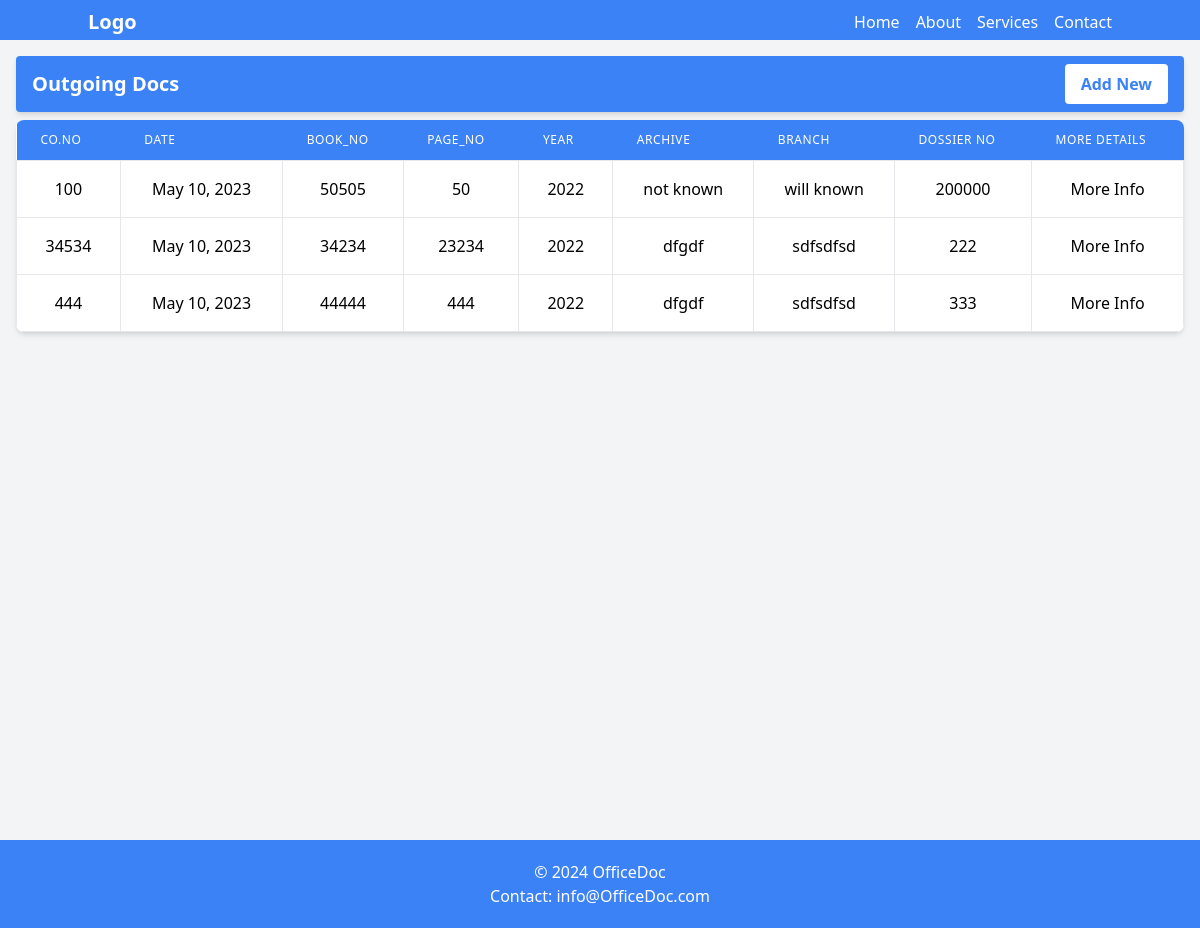
The app's page /records/outgoingDoc/, older data.
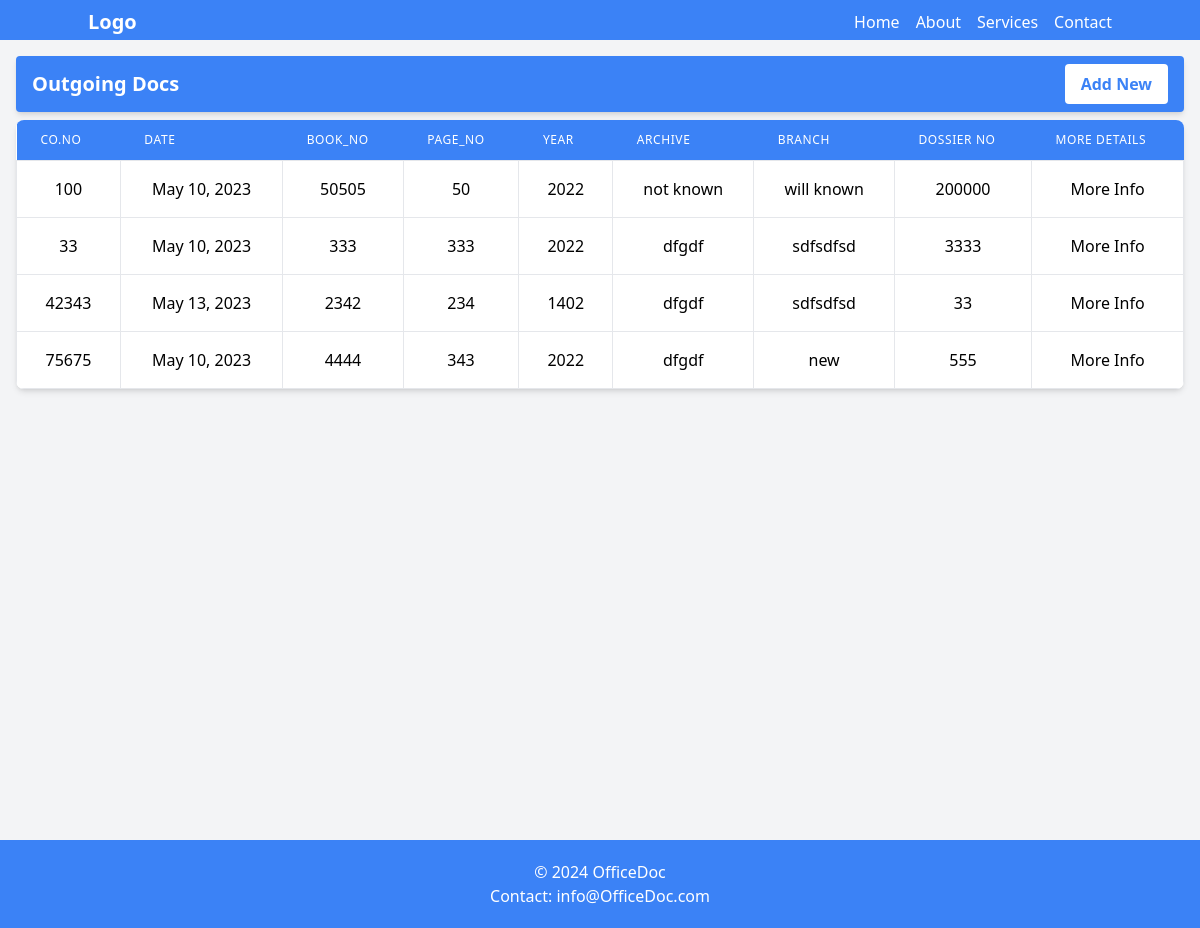
The same page, newer data.
### records/models.py (models this page shows, shortened)
class OutgoingDoc(models.Model):
    continuos_number = models.IntegerField(unique=True)
    date = models.DateField(null=True, blank=True)
    book_no = models.IntegerField()
    page_no = models.IntegerField()
    year    = models.CharField(max_length=20, null=True, blank=True)
    archive = models.CharField(max_length=200, null=True, blank=True)
    branch  = models.CharField(max_length=200, null=True, blank=True)
    short_explain = models.TextField()
    dossier_no = models.IntegerField()
    image = models.ImageField(upload_to="records/outgoingdocs/images", null=True, blank=True)

### records/views.py (the view)
# urls.py: path('outgoingDoc/', views.outgoingDoc, name='outgoingDoc'),
def outgoingDoc(request):
    outgoingDocs = OutgoingDoc.objects.all()
    return render (request, 'records/outgoingDocs.html', {
        'outgoingDocs': outgoingDocs,
        })

### records/templates/records/outgoingDocs.html (shortened to what this page needs)
{% extends 'base.html' %}
{% load static %}
{% block content %}
    <div class=" bg-gray-100 flex flex-col h-screen items-start  py-2 px-4">
        <div class="p-4 py-2  my-2 rounded text-white bg-blue-500 flex justify-between items-center shadow-md overflow-hidden w-full">
            <h4 class="text-xl font-bold">Outgoing Docs</h4>
            <a href="{% url 'records:addOutgoingDoc' %}">
                <button class="bg-white text-blue-500 hover:text-white hover:bg-blue-700 font-bold px-4 py-2 rounded">Add New</button>
            </a>
        </div>
        <div class="bg-white shadow-md rounded-lg overflow-hidden w-full">
            <table class="min-w-full">
                <thead>
                    <tr>
                        <th class="px-6 py-3 bg-blue-500 text-left text-xs leading-4 font-medium text-white uppercase tracking-wider">Co.No</th>
                        <th class="px-6 py-3 bg-blue-500 text-left text-xs leading-4 font-medium text-white uppercase tracking-wider">Date</th>
                        <th class="px-6 py-3 bg-blue-500 text-left text-xs leading-4 font-medium text-white uppercase tracking-wider">Book_no</th>
                        <th class="px-6 py-3 bg-blue-500 text-left text-xs leading-4 font-medium text-white uppercase tracking-wider">Page_no</th>
                        <th class="px-6 py-3 bg-blue-500 text-left text-xs leading-4 font-medium text-white uppercase tracking-wider">Year</th>
                        <th class="px-6 py-3 bg-blue-500 text-left text-xs leading-4 font-medium text-white uppercase tracking-wider">Archive</th>
                        <th class="px-6 py-3 bg-blue-500 text-left text-xs leading-4 font-medium text-white uppercase tracking-wider">Branch</th>
                        <th class="px-6 py-3 bg-blue-500 text-left text-xs leading-4 font-medium text-white uppercase tracking-wider">Dossier No</th>
                        <th class="px-6 py-3 bg-blue-500 text-left text-xs leading-4 font-medium text-white uppercase tracking-wider">More Details</th>
                    </tr>
                </thead>
                <tbody class="bg-white divide-y divide-gray-200 r">
                    {% for outgoingDoc in outgoingDocs %}
                        <tr class="hover:bg-blue-50">
                            <td class="px-6 py-4 whitespace-no-wrap border text-center">{{outgoingDoc.continuos_number}}</td>
                            <td class="px-6 py-4 whitespace-no-wrap border text-center">{{outgoingDoc.date}}</td>
                            <td class="px-6 py-4 whitespace-no-wrap border text-center">{{outgoingDoc.book_no}}</td>
                            <td class="px-6 py-4 whitespace-no-wrap border text-center">{{outgoingDoc.page_no}}</td>
                            <td class="px-6 py-4 whitespace-no-wrap border text-center">{{outgoingDoc.year}}</td>
                            <td class="px-6 py-4 whitespace-no-wrap border text-center">{{outgoingDoc.archive}}</td>
                            <td class="px-6 py-4 whitespace-no-wrap border text-center">{{outgoingDoc.branch}}</td>
                            <td class="px-6 py-4 whitespace-no-wrap border text-center">{{outgoingDoc.dossier_no}}</td>
                            <td class="px-6 py-4 whitespace-no-wrap border text-center">
                                <a href="{% url 'records:OutgoingDocDetails' outgoingDoc.id %}" class="">
                                    More Info
                                </a>
                            </td>
                        </tr>
                    {% endfor %}
                </tbody>
            </table>
        </div>
    </div>
{% endblock %}

### templates/base.html (shortened to what this page needs)
{% load static %}
<!DOCTYPE html>
<html lang="en">
<head>
    <link rel="stylesheet" href="{% static 'css_out/out.css' %}">
</head>
<body class=""">
    <div class="h-10">
        {% include 'include/navbar.html' %}
    </div>
    <main>
        {% block content %}
        {% endblock %}
    </main>
    <div class="sticky bottom-0">
        {% include 'include/footer.html' %}
    </div>
</body>
</html>

### templates/include/navbar.html
{% load static %}
<nav class="bg-blue-500 mx-auto flex justify-center items-center p-2">
    <div class="container mx-auto flex justify-between items-center ">
        <div>
            <a href="#" class="text-white text-xl font-bold">Logo</a>
        </div>
    <div>
        <ul class="flex space-x-4">
            <li><a href="#" class="text-white">Home</a></li>
            <li><a href="#" class="text-white">About</a></li>
            <li><a href="#" class="text-white">Services</a></li>
            <li><a href="#" class="text-white">Contact</a></li>
        </ul>
    </div>
    </div>
</nav>

### templates/include/footer.html
<footer class=" bg-blue-500 p-5 ">
    <div class="container mx-auto text-center text-white">
        <p>&copy; 2024 OfficeDoc</p>
        <p>Contact: info@OfficeDoc.com</p>
    </div>
</footer>

### static/css_out/out.css (style rules this page uses)
html, :host { line-height: 1.5; -webkit-text-size-adjust: 100%; -moz-tab-size: 4; -o-tab-size: 4; tab-size: 4; font-family: ui-sans-serif, system-ui, sans-serif, "Apple Color Emoji", "Segoe UI Emoji", "Segoe UI Symbol", "Noto Color Emoji"; font-feature-settings: normal; font-variation-settings: normal; -webkit-tap-highlight-color: transparent; }
body { margin: 0; line-height: inherit; }
h1, h2, h3, h4, h5, h6 { font-size: inherit; font-weight: inherit; }
a { color: inherit; text-decoration: inherit; }
table { text-indent: 0; border-color: inherit; border-collapse: collapse; }
button, input, optgroup, select, textarea { font-family: inherit; font-feature-settings: inherit; font-variation-settings: inherit; font-size: 100%; font-weight: inherit; line-height: inherit; color: inherit; margin: 0; padding: 0; }
button, select { text-transform: none; }
button, [type='button'], [type='reset'], [type='submit'] { -webkit-appearance: button; background-color: transparent; background-image: none; }
blockquote, dl, dd, h1, h2, h3, h4, h5, h6, hr, figure, p, pre { margin: 0; }
ol, ul, menu { list-style: none; margin: 0; padding: 0; }
button, [role="button"] { cursor: pointer; }
.container { width: 100%; }
@media (min-width: 640px) { .container { max-width: 640px; } }
@media (min-width: 768px) { .container { max-width: 768px; } }
@media (min-width: 1024px) { .container { max-width: 1024px; } }
.sticky { position: sticky; }
.bottom-0 { bottom: 0px; }
.mx-auto { margin-left: auto; margin-right: auto; }
.my-2 { margin-top: 0.5rem; margin-bottom: 0.5rem; }
.flex { display: flex; }
.h-10 { height: 2.5rem; }
.h-screen { height: 100vh; }
.w-full { width: 100%; }
.min-w-full { min-width: 100%; }
.flex-col { flex-direction: column; }
.items-start { align-items: flex-start; }
.items-center { align-items: center; }
.justify-center { justify-content: center; }
.justify-between { justify-content: space-between; }
.space-x-4 > :not([hidden]) ~ :not([hidden]) { --tw-space-x-reverse: 0; margin-right: calc(1rem * var(--tw-space-x-reverse)); margin-left: calc(1rem * calc(1 - var(--tw-space-x-reverse))); }
.divide-y > :not([hidden]) ~ :not([hidden]) { --tw-divide-y-reverse: 0; border-top-width: calc(1px * calc(1 - var(--tw-divide-y-reverse))); border-bottom-width: calc(1px * var(--tw-divide-y-reverse)); }
.divide-gray-200 > :not([hidden]) ~ :not([hidden]) { --tw-divide-opacity: 1; border-color: rgb(229 231 235 / var(--tw-divide-opacity)); }
.overflow-hidden { overflow: hidden; }
.rounded { border-radius: 0.25rem; }
.rounded-lg { border-radius: 0.5rem; }
.border { border-width: 1px; }
.bg-blue-500 { --tw-bg-opacity: 1; background-color: rgb(59 130 246 / var(--tw-bg-opacity)); }
.bg-gray-100 { --tw-bg-opacity: 1; background-color: rgb(243 244 246 / var(--tw-bg-opacity)); }
.bg-white { --tw-bg-opacity: 1; background-color: rgb(255 255 255 / var(--tw-bg-opacity)); }
.p-2 { padding: 0.5rem; }
.p-4 { padding: 1rem; }
.p-5 { padding: 1.25rem; }
.px-4 { padding-left: 1rem; padding-right: 1rem; }
.px-6 { padding-left: 1.5rem; padding-right: 1.5rem; }
.py-2 { padding-top: 0.5rem; padding-bottom: 0.5rem; }
.py-3 { padding-top: 0.75rem; padding-bottom: 0.75rem; }
.py-4 { padding-top: 1rem; padding-bottom: 1rem; }
.text-left { text-align: left; }
.text-center { text-align: center; }
.text-xl { font-size: 1.25rem; line-height: 1.75rem; }
.text-xs { font-size: 0.75rem; line-height: 1rem; }
.font-bold { font-weight: 700; }
.font-medium { font-weight: 500; }
.uppercase { text-transform: uppercase; }
.leading-4 { line-height: 1rem; }
.tracking-wider { letter-spacing: 0.05em; }
.text-blue-500 { --tw-text-opacity: 1; color: rgb(59 130 246 / var(--tw-text-opacity)); }
.text-white { --tw-text-opacity: 1; color: rgb(255 255 255 / var(--tw-text-opacity)); }
.shadow-md { --tw-shadow: 0 4px 6px -1px rgb(0 0 0 / 0.1), 0 2px 4px -2px rgb(0 0 0 / 0.1); --tw-shadow-colored: 0 4px 6px -1px var(--tw-shadow-color), 0 2px 4px -2px var(--tw-shadow-color); box-shadow: var(--tw-ring-offset-shadow, 0 0 #0000), var(--tw-ring-shadow, 0 0 #0000), var(--tw-shadow); }

Row changes from the older to the newer data that the page shows:
removed OutgoingDoc: continuos_number "34534", date "May 10, 2023", book_no "34234", page_no "23234", year "2022", archive "dfgdf", branch "sdfsdfsd", dossier_no "222"
removed OutgoingDoc: continuos_number "444", date "May 10, 2023", book_no "44444", page_no "444", year "2022", archive "dfgdf", branch "sdfsdfsd", dossier_no "333"
added OutgoingDoc: continuos_number "33", date "May 10, 2023", book_no "333", page_no "333", year "2022", archive "dfgdf", branch "sdfsdfsd", dossier_no "3333"
added OutgoingDoc: continuos_number "42343", date "May 13, 2023", book_no "2342", page_no "234", year "1402", archive "dfgdf", branch "sdfsdfsd", dossier_no "33"
added OutgoingDoc: continuos_number "75675", date "May 10, 2023", book_no "4444", page_no "343", year "2022", archive "dfgdf", branch "new", dossier_no "555"
